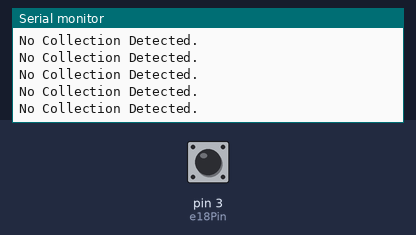
A sketch run on a simulated Arduino Uno, built with avr-gcc and run on an emulated ATmega328P. Parts: the last lines printed to the serial monitor. The inputs (shaded band) are chosen by the test bench; at power-on: pin 3 (e18Pin) HIGH.

Above: at 1.2 s.
1.3 s: pin 3 (e18Pin) driven LOW
At 1.9 s:
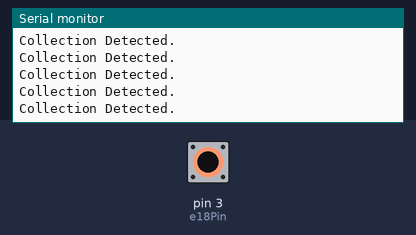
3.2 s: pin 3 (e18Pin) driven HIGH
At 4.1 s:
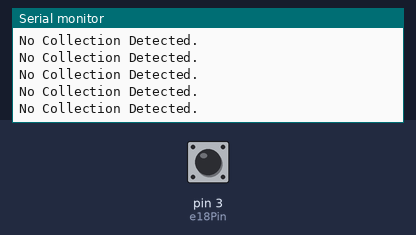
6.2 s: pin 3 (e18Pin) driven LOW
At 6.7 s:
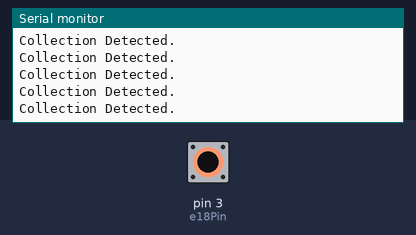
9.2 s: pin 3 (e18Pin) driven HIGH
At 9.7 s:
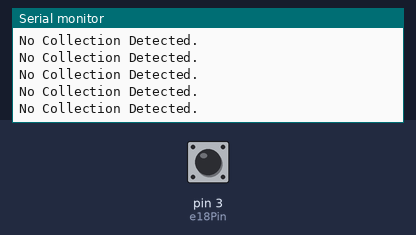
12.2 s: pin 3 (e18Pin) driven LOW
At 13.1 s:
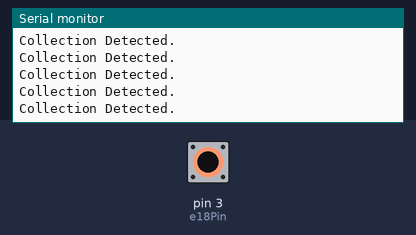

The sketch:

Infrared.ino
```cpp
const int e18Pin =3;
int statusVal = 0;
void setup() {
  // put your setup code here, to run once:
  pinMode(e18Pin,INPUT);
  Serial.begin(9600);
}

void loop() {
  // put your main code here, to run repeatedly:
  statusVal = digitalRead(e18Pin);
  if(statusVal == LOW){
    Serial.println("Collection Detected. ");
  }else{
    Serial.println("No Collection Detected. ");
  }
}
```

Measured:
- after the input at 1.3 s, the serial monitor: prints a new line after 0.08 s (image 1)
